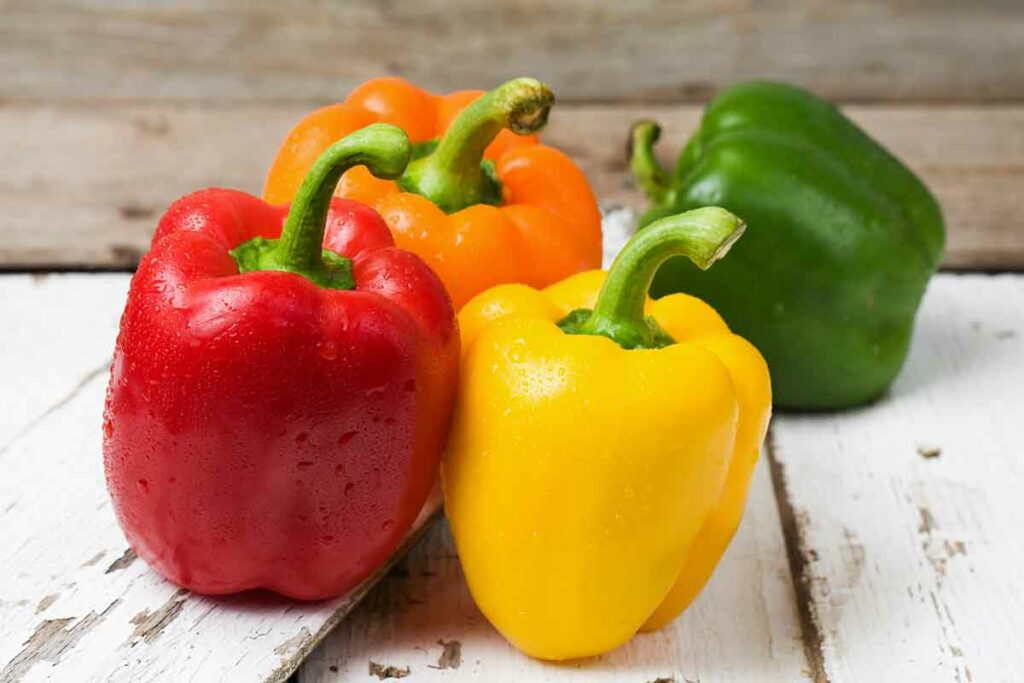
%> input picture FPGA/peppers.jpg, 1024 x 683 px
$ octave MotorDetection.m   (GNU Octave 9; MATLAB toolbox functions it lacks are replaced by stand-ins)
%> lines starting %> are read from the running program, lines starting %| are printed output that depends on the picture; in (x1, y1, x2, y2) boxes, pixels count from 0 and x2, y2 are one past the last pixel; in counts of white or black regions, pixels touching at a corner belong together; the program's own positions count from 1
### FPGA/EnvBaseline.m
function [ema_lux, baseline, z_fire_detected] = EnvBaseline(lux_input)
% EnvBaseline.m — EMA, adaptive thresholding, and Z-score detection

    alpha = 0.2;
    z_score_threshold = 3;
    threshold_delta = 50;
    window_size = 20;
    num_samples = length(lux_input);

    ema_lux = zeros(1, num_samples);
    baseline = zeros(1, num_samples);
    z_fire_detected = false(1, num_samples);
    rolling_mean = zeros(1, num_samples);
    rolling_std = zeros(1, num_samples);

    ema_lux(1) = lux_input(1);
    baseline(1) = lux_input(1);

    for i = 2:num_samples
        ema_lux(i) = alpha * lux_input(i) + (1 - alpha) * ema_lux(i - 1);
        baseline(i) = alpha * ema_lux(i) + (1 - alpha) * baseline(i - 1);

        if i > window_size
            window = ema_lux(i - window_size:i);
            rolling_mean(i) = mean(window);
            rolling_std(i) = std(window);
            if rolling_std(i) > 0
                z_score = (ema_lux(i) - rolling_mean(i)) / rolling_std(i);
                z_fire_detected(i) = abs(z_score) > z_score_threshold;
            end
        end
    end
end

### FPGA/MainAnalysis.m
function MainAnalysis(ema_lux, baseline, z_fire_detected, lux_input)
% MainAnalysis.m — Fire detection using FFT and YCbCr

    num_samples = length(ema_lux);
    sampling_interval = 0.5;
    fft_window_size = 32;
    flicker_threshold = 1e3;
    pixel_threshold = 100;
    fire_flicker = false(1, num_samples);
    fire_color = false(1, num_samples);
    final_fire_detected = false(1, num_samples);

    % Load placeholder image
    frame = imread('peppers.jpg');
    frame = imresize(frame, [240 320]);

    for i = fft_window_size+1:num_samples
        if z_fire_detected(i)
            % --- FFT Flicker Detection ---
            lux_window = ema_lux(i - fft_window_size + 1:i);
            Y = fft(lux_window);
            f = (0:fft_window_size - 1) * (1 / sampling_interval / fft_window_size);
            power_spectrum = abs(Y).^2;
            fire_band = f >= 1 & f <= 10;
            flicker_energy = sum(power_spectrum(fire_band));
            fire_flicker(i) = flicker_energy > flicker_threshold;

            % --- YCbCr Color Feature Extraction ---
            ycbcr_img = rgb2ycbcr(frame);
            Cb = ycbcr_img(:,:,2);
            Cr = ycbcr_img(:,:,3);
            fire_mask_ycbcr = (Cr > 140) & (Cb < 120);
            pixel_count = sum(fire_mask_ycbcr(:));
            fire_color(i) = pixel_count > pixel_threshold;

            % --- Final Fire Confirmation ---
            if fire_flicker(i) && fire_color(i)
                final_fire_detected(i) = true;

                figure;
                imshow(frame);
                hold on;
                fire_mask_rgb = uint8(cat(3, fire_mask_ycbcr * 255, zeros(size(fire_mask_ycbcr)), zeros(size(fire_mask_ycbcr))));
                h = imshow(fire_mask_rgb);
                set(h, 'AlphaData', fire_mask_ycbcr * 0.4);
                title(['🔥 Fire Confirmed at Sample ', num2str(i), ' | Pixels: ', num2str(pixel_count)]);
            end
        end
    end

    % --- Summary Plot ---
    figure;
    subplot(4,1,1); plot(lux_input, 'Color', [0.4 0.4 0.4]); title('Raw Lux Input'); ylabel('Lux');
    subplot(4,1,2); plot(z_fire_detected, 'b'); title('Z-Score Anomaly Flag'); ylabel('Z-Score Spike');
    subplot(4,1,3); stem(fire_flicker, 'filled'); title('Fire Flicker (FFT)'); ylabel('Flicker Detected');
    subplot(4,1,4); stem(final_fire_detected, 'filled'); title('🔥 Confirmed Fire Detection'); ylabel('Fire'); xlabel('Sample Index');
end

### FPGA/MotorDetection.m
% MotorDetection.m — Simulates stepper motor scanning and triggers fire detection

clc; clear; close all;

% --- Motor Scanning Setup ---
positions = 0:10:360;                 % Scan angles in degrees
num_positions = length(positions);
scan_lux_threshold = 110;            % Lux value to trigger motor stop

% --- Simulate Lux at Each Position ---
fire_position_index = 7;             % Fire exists at position 60°
lux_data_all = cell(1, num_positions);

for p = 1:num_positions
    if p == fire_position_index
        % Fire scenario
        lux = [100 + randn(1, 119)*3, 180 + randn(1,11)*10, 105 + randn(1,70)*3];
    else
        % No fire
        lux = 100 + randn(1, 200) * 3;
    end
    lux_data_all{p} = lux;
end

% --- Step 1: Motor Scan ---
locked_position = -1;
for p = 1:num_positions
    lux_max = max(lux_data_all{p});
    fprintf("Scanning position %d°: Max Lux = %.2f\n", positions(p), lux_max);
    if lux_max > scan_lux_threshold
        fprintf("🔥 High lux detected at %d°, stopping motor.\n", positions(p));
        locked_position = p;
        break;
    end
end

if locked_position == -1
    error("No high-lux region found. Motor scanned full range.");
end

% --- Step 2: Run Fire Detection on Locked Region ---
lux_input = lux_data_all{locked_position};
[ema_lux, baseline, z_fire_detected] = EnvBaseline(lux_input);
MainAnalysis(ema_lux, baseline, z_fire_detected, lux_input);
%> in MainAnalysis, frame is the input picture: size 683x1024x3 uint8; mean R, G, B 179.9, 142, 96.1
%> in MainAnalysis, `frame = imresize(frame, [240 320]);`:
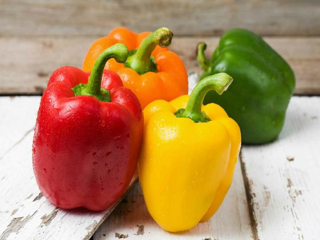
%> frame: size 240x320x3 uint8; mean R, G, B 179.9, 142, 96.1
%> after the loop in MainAnalysis, `for i = fft_window_size+1:num_samples`:
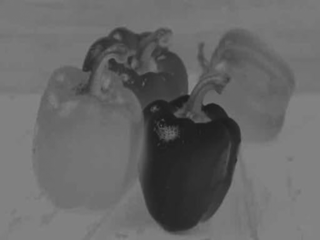
%> Cb: size 240x320 uint8; min 29, max 136, mean 102.2
%> after the loop in MainAnalysis, `for i = fft_window_size+1:num_samples`:
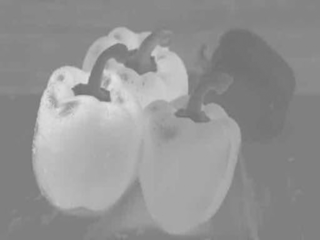
%> Cr: size 240x320 uint8; min 111, max 226, mean 147.9
%> after the loop in MainAnalysis, `for i = fft_window_size+1:num_samples`:
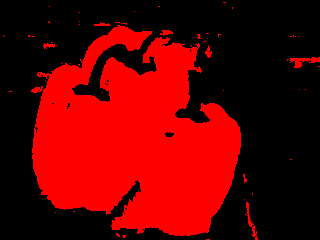
%> fire_mask_rgb: size 240x320x3 uint8; mean R, G, B 99, 0, 0
%> after the loop in MainAnalysis, `for i = fft_window_size+1:num_samples`:
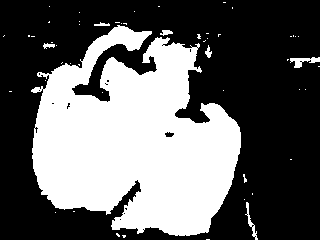
%> fire_mask_ycbcr: size 240x320 logical; 38.8% white; 53 white regions (46 under 20 px), largest, box (x1, y1, x2, y2) and area: (31, 25, 241, 236) 29222, (290, 57, 320, 68) 161, (245, 202, 258, 240) 114
%> after the loop in MainAnalysis, `for i = fft_window_size+1:num_samples`:
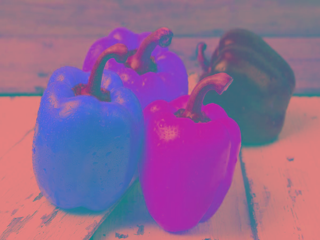
%> ycbcr_img: size 240x320x3 uint8; mean R, G, B 143.2, 102.2, 147.9
%> after the loop in MainAnalysis, `for i = fft_window_size+1:num_samples`: f = 32 values from 0 to 1.94; final_fire_detected = 200 logical values, 3 true; fire_band = 32 logical values, 16 true; fire_color = 200 logical values, 3 true; flicker_energy = 42968.4; h = -120.1; lux_window = 32 values, max 142.7 at index 32, min 99.29 at index 22, mean 103.1; pixel_count = 29815; power_spectrum = 32 values, max 10891076.9 at index 1, min 453.6 at index 13, mean 342998.8
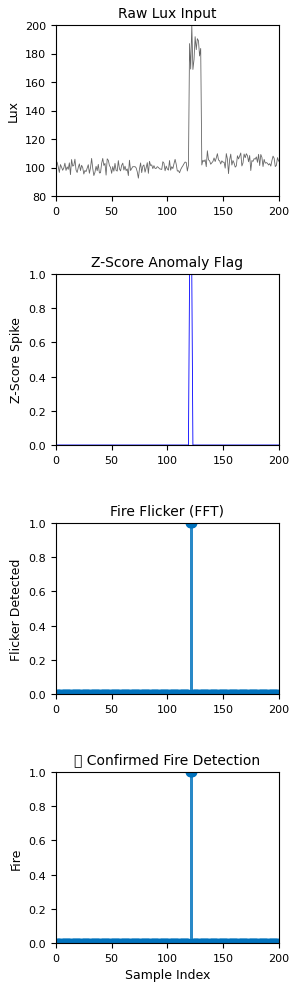
%> figure redrawn from the program's plot data, 4 panels; panel 1: curve peaks at x = 122, y = 200; panel 2: curve peaks at x = 120, y = 1
